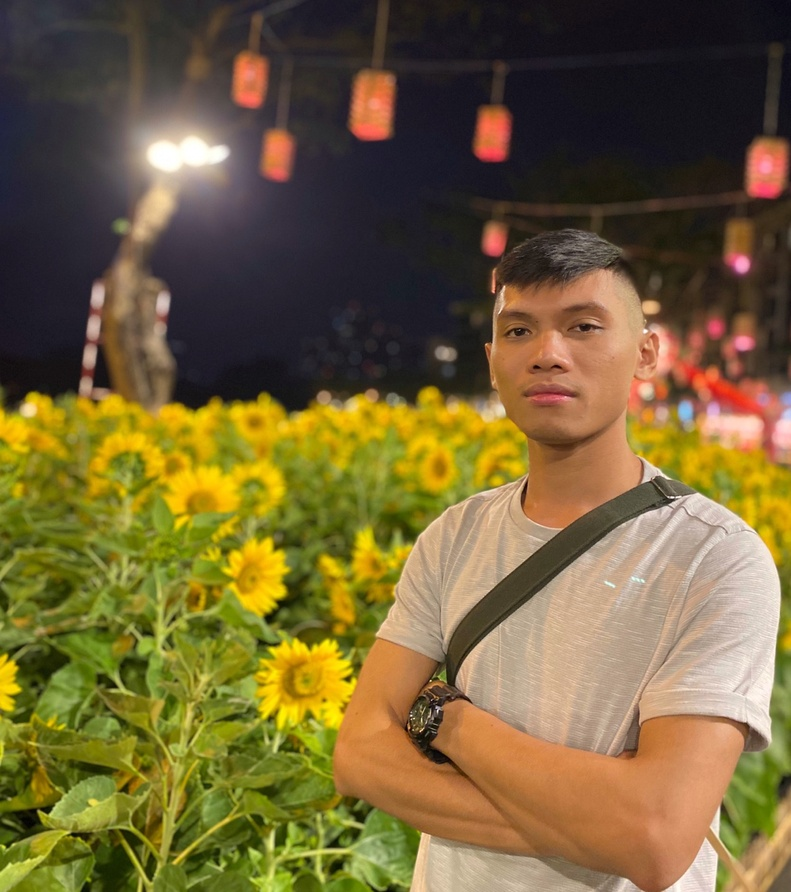
#> input picture doanh.jpg, 791 x 892 px, shrunk from 1135 x 1280 before the run, found by its file name
$ python face_detect.py   (older library calls are emulated)
#> lines starting #> are read from the running program, lines starting #| are printed output that depends on the picture; after the words box and inside, x2 and y2 are one past the last pixel; in counts of white or black regions, pixels touching at a corner belong together
import cv2

# Load the cascade
face_cascade = cv2.CascadeClassifier(r'python2\haarcascade_frontalface_default.xml')
# Read the input image
img = cv2.imread(r'python2\doanh.jpg')
#> img is the input picture: shape (892, 791, 3); mean B, G, R 56.3, 99.7, 117.4
# import ipdb; ipdb.set_trace()
# Convert into grayscale
# gray = cv2.cvtColor(img, cv2.COLOR_BGR2GRAY)
gray = cv2.cvtColor(img, cv2.COLOR_BGR2GRAY )
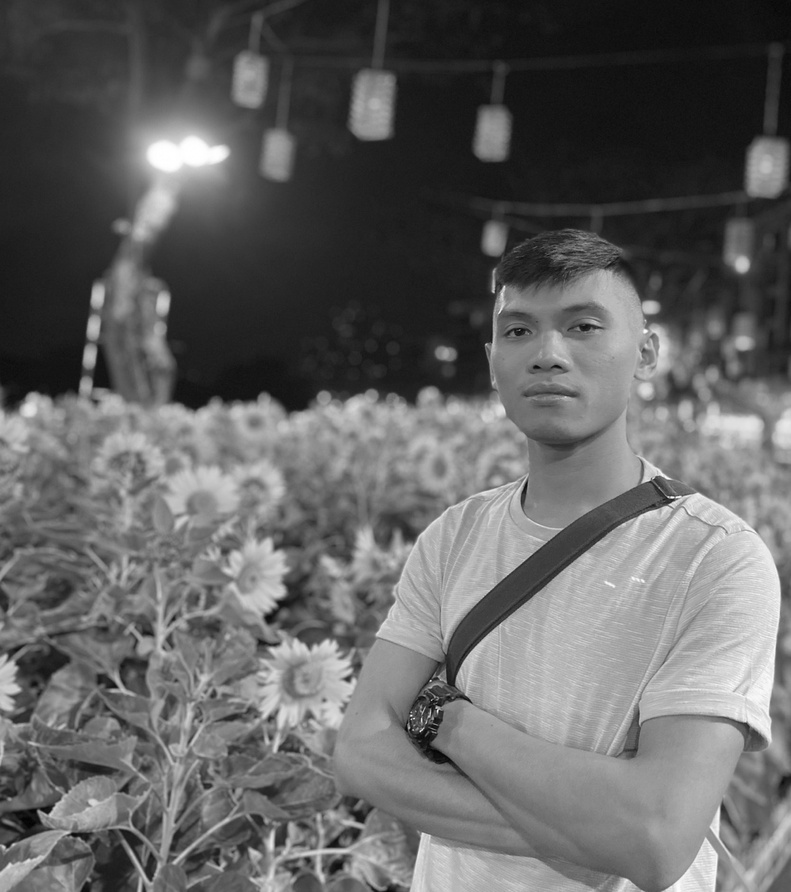
#> gray: shape (892, 791); min 1, max 255, mean 100.1
# Detect faces

faces = face_cascade.detectMultiScale(gray, 1.1, 10)
#> faces = [[465, 264, 170, 170]]

"""
# Detect faces in the image
faces = faceCascade.detectMultiScale(
    gray,
    scaleFactor=1.1,
    minNeighbors=5,
    minSize=(30, 30),
    flags = cv2.cv.CV_HAAR_SCALE_IMAGE
)
"""
# Draw rectangle around the faces
for (x, y, w, h) in faces:
    cv2.rectangle(img, (x, y), (x+w, y+h), (255, 0, 0), 2)
#> this loop made 1 pass
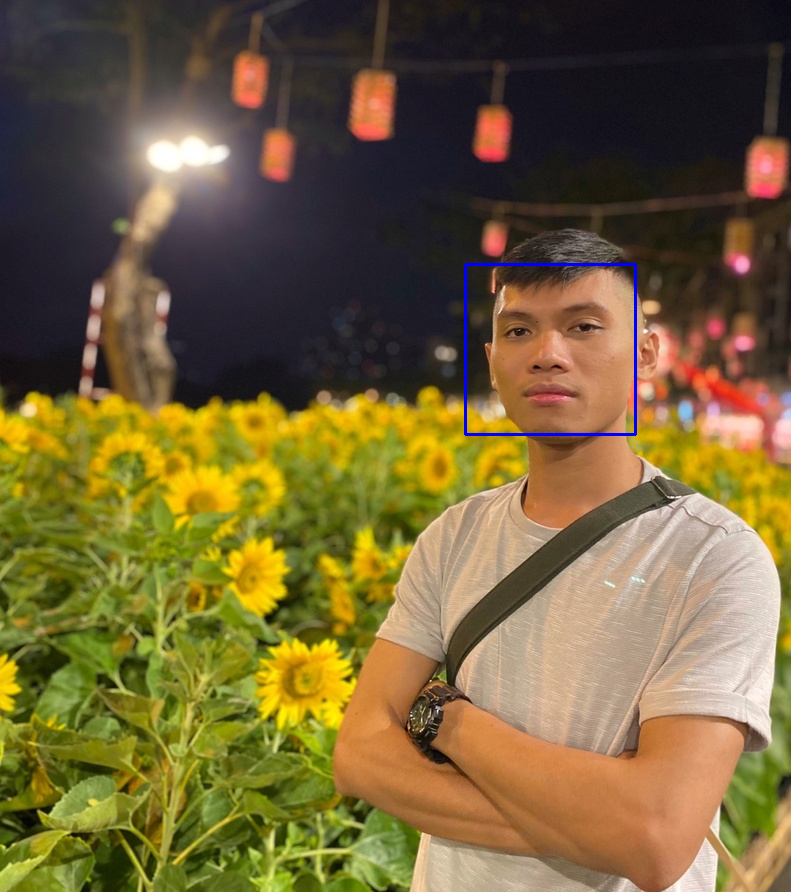
#> img: shape (892, 791, 3); 0.29% of pixels changed, all inside (x1, y1, x2, y2) = (464, 263, 637, 436)

# Display the output
cv2.imshow('img', img)
cv2.waitKey()
